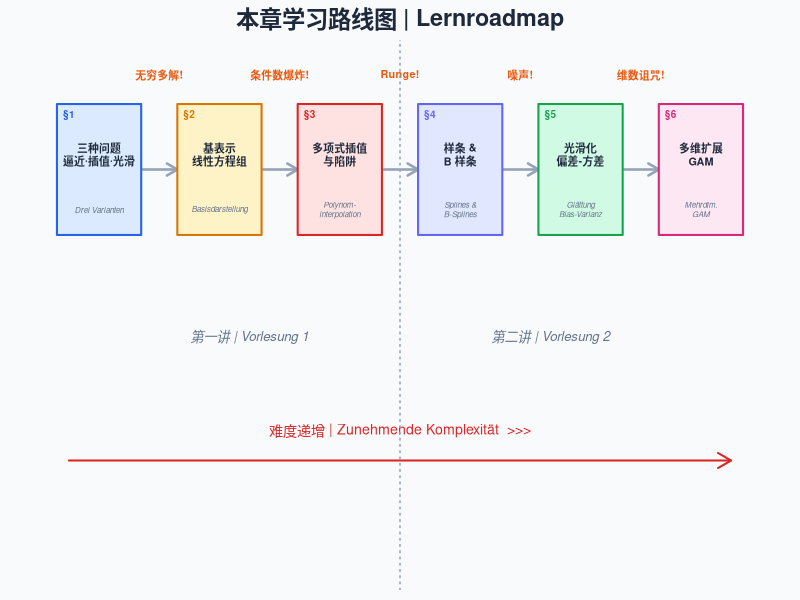
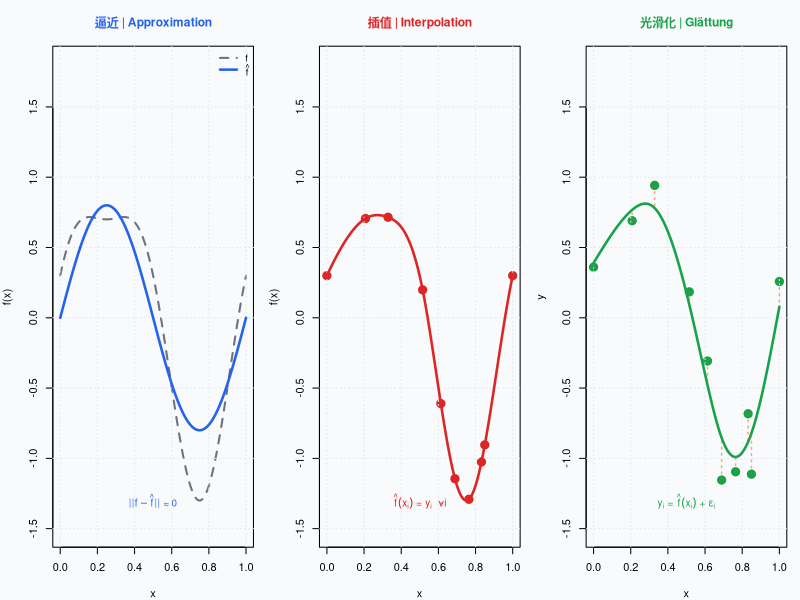
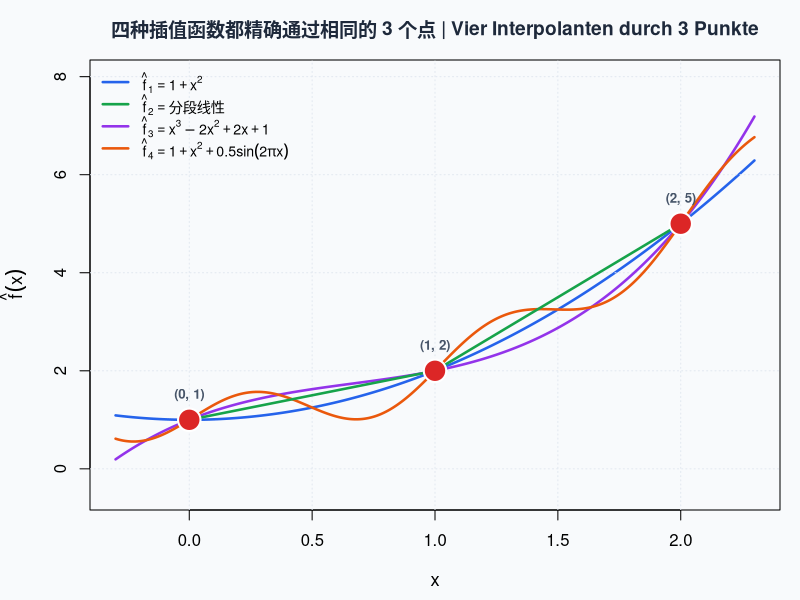
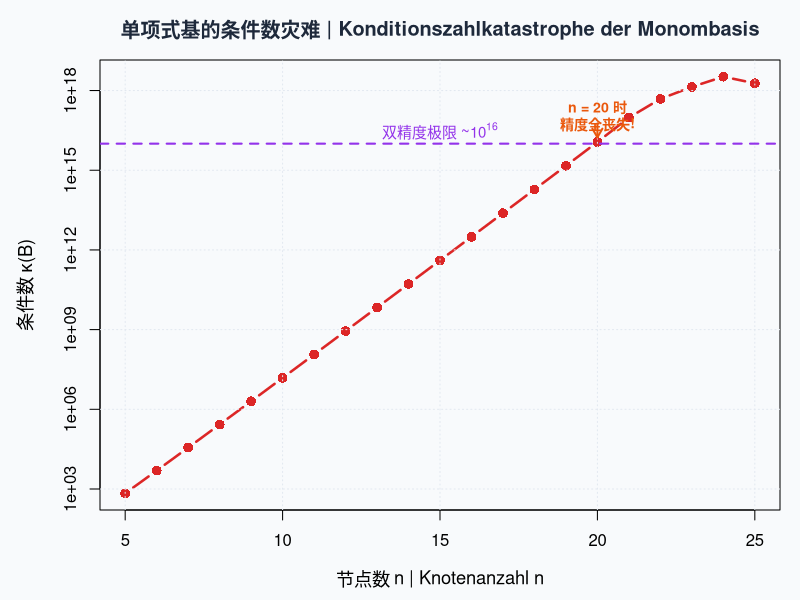
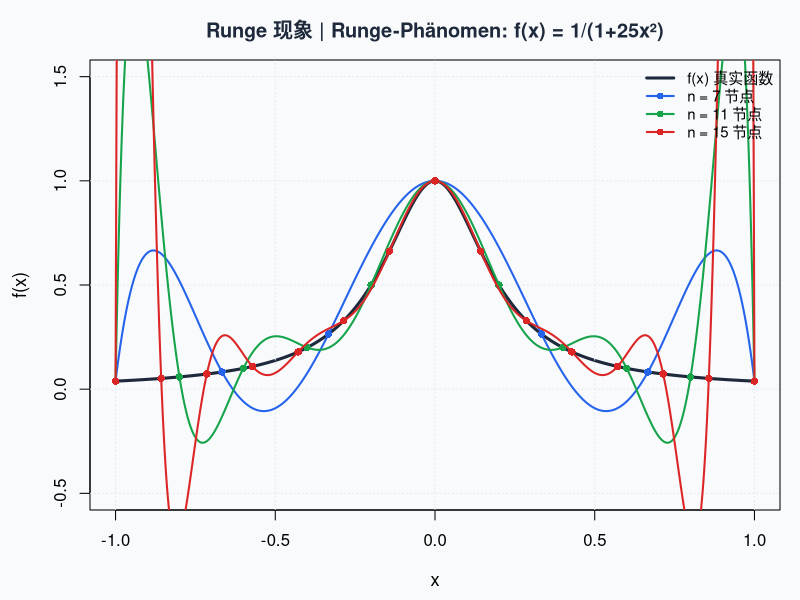
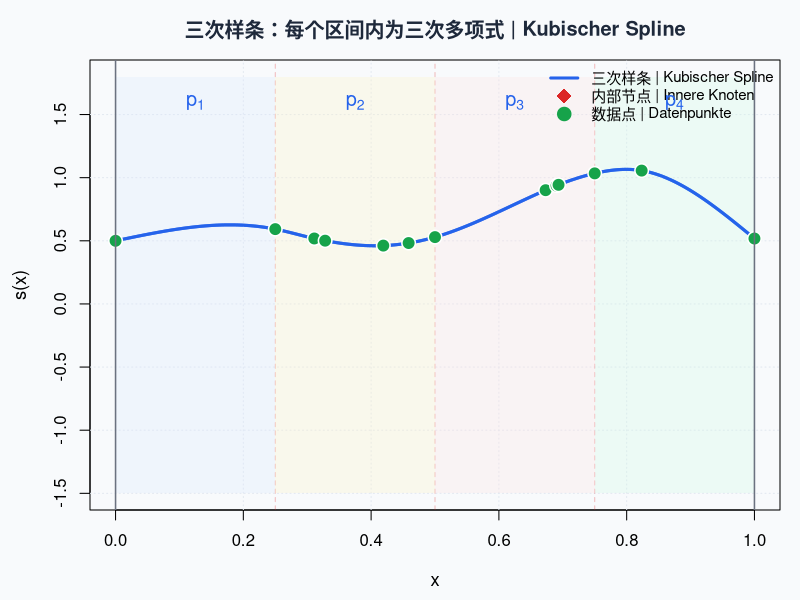
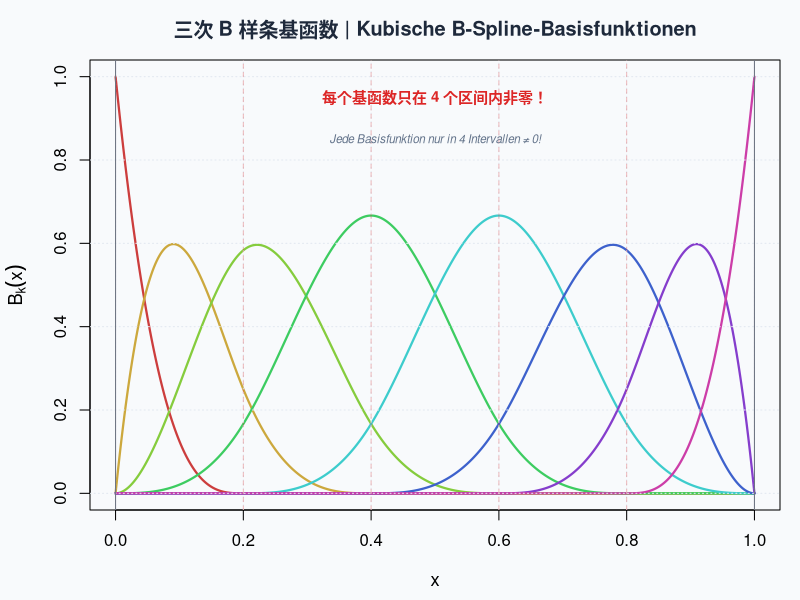
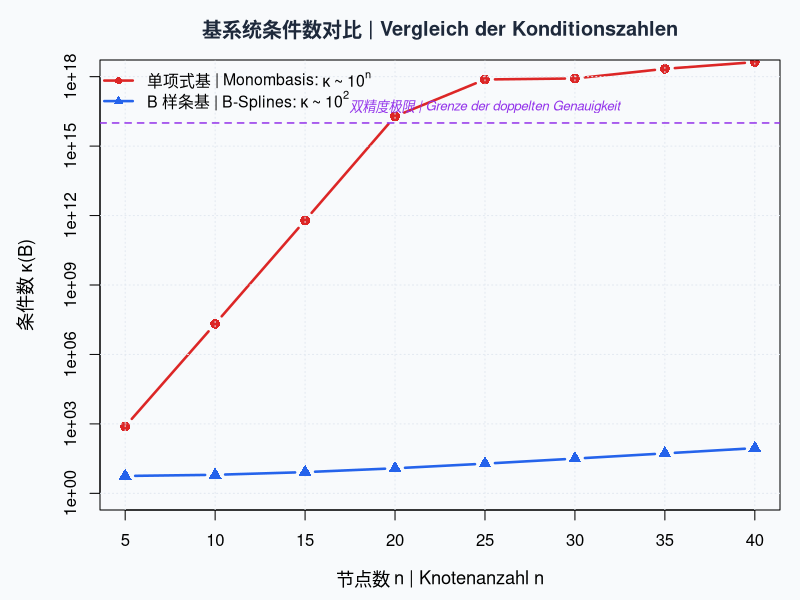

These figures' R source, in order:
## ---- chunk 1
#| label: setup
#| include: false
knitr::opts_chunk$set(
  fig.width = 9, fig.height = 5.5,
  message = FALSE, warning = FALSE,
  dev = "ragg_png", dpi = 150
)

# 全局配色方案 | Globales Farbschema
palette_main <- list(
  blue     = "#2563EB",
  red      = "#DC2626",
  green    = "#16A34A",
  orange   = "#EA580C",
  purple   = "#9333EA",
  pink     = "#DB2777",
  indigo   = "#6366F1",
  gray     = "#6B7280",
  bg_light = "#F8FAFC",
  bg_warn  = "#FEF3C7"
)
## ---- chunk 2
#| label: fig-roadmap
#| fig-cap: "本章学习路线图：从多项式到 GAM | Lernroadmap: Vom Polynom zum GAM"
#| code-fold: true

par(mar = c(0.5, 0.5, 2, 0.5), bg = "#F8FAFC")
plot(NULL, xlim = c(0, 12), ylim = c(0, 7), axes = FALSE, 
     xlab = "", ylab = "", main = "")
title(expression(bold("本章学习路线图 | Lernroadmap")), 
      cex.main = 1.4, col.main = "#1E293B")

# 路径 | Pfad
steps_x <- c(1, 3, 5, 7, 9, 11)
steps_y <- rep(5.5, 6)
arrows(steps_x[-6] + 0.7, steps_y[-6], steps_x[-1] - 0.7, steps_y[-1],
       col = "#94A3B8", lwd = 2.5, length = 0.12)

# 步骤方块 | Schrittboxen
labels_cn <- c("三种问题\n逼近·插值·光滑", "基表示\n线性方程组",
               "多项式插值\n与陷阱", "样条 &\nB 样条",
               "光滑化\n偏差-方差", "多维扩展\nGAM")
labels_de <- c("Drei Varianten", "Basisdarstellung", 
               "Polynom-\ninterpolation", "Splines &\nB-Splines",
               "Glättung\nBias-Varianz", "Mehrdim.\nGAM")
colors <- c("#DBEAFE", "#FEF3C7", "#FEE2E2", "#E0E7FF", "#D1FAE5", "#FCE7F3")
borders <- c("#2563EB", "#D97706", "#DC2626", "#6366F1", "#16A34A", "#DB2777")

for (i in 1:6) {
  rect(steps_x[i] - 0.7, steps_y[i] - 0.9, steps_x[i] + 0.7, steps_y[i] + 0.9,
       col = colors[i], border = borders[i], lwd = 2)
  text(steps_x[i], steps_y[i] + 0.2, labels_cn[i], cex = 0.65, font = 2, col = "#1E293B")
  text(steps_x[i], steps_y[i] - 0.55, labels_de[i], cex = 0.48, col = "#64748B", font = 3)
}

# 难度箭头 | Schwierigkeitspfeil
arrows(0.5, 1.5, 11.5, 1.5, col = "#DC2626", lwd = 2, length = 0.15)
text(6, 1.9, "难度递增 | Zunehmende Komplexität  >>>", cex = 0.85, col = "#DC2626")

# 触发标签 | Auslöser
triggers <- c("", "无穷多解!", "条件数爆炸!", "Runge!", "噪声!", "维数诅咒!")
for (i in 2:6) {
  text(steps_x[i] - 1, steps_y[i] + 1.3, triggers[i],
       cex = 0.65, col = "#EA580C", font = 2)
}

# 编号 | Nummerierung
for (i in 1:6) {
  text(steps_x[i] - 0.5, steps_y[i] + 0.75, paste0("§", i), 
       cex = 0.6, col = borders[i], font = 2)
}

# 讲次分界 | Vorlesungstrennung
abline(v = 6, col = "#94A3B8", lty = 3, lwd = 1.5)
text(3.5, 3.2, "第一讲 | Vorlesung 1", cex = 0.8, col = "#64748B", font = 3)
text(8.5, 3.2, "第二讲 | Vorlesung 2", cex = 0.8, col = "#64748B", font = 3)
## ---- chunk 3
#| label: fig-three-variants
#| fig-cap: "三种变体：逼近关注整体距离，插值要求精确通过每个点，光滑化允许偏差以换取规律性 | Drei Varianten der Funktionsapproximation"
#| fig-height: 4.5

set.seed(42)
x_demo <- sort(c(0, runif(8, 0.1, 0.9), 1))
f_true <- function(x) sin(2 * pi * x) + 0.3 * cos(4 * pi * x)
y_true <- f_true(x_demo)
y_noisy <- y_true + rnorm(10, 0, 0.15)

x_fine <- seq(0, 1, length.out = 300)

par(mfrow = c(1, 3), bg = "#F8FAFC", mar = c(4, 4, 3.5, 1))

# 逼近 | Approximation
plot(x_fine, f_true(x_fine), type = "l", col = "#6B7280", lwd = 2, lty = 2,
     xlab = "x", ylab = "f(x)", main = "逼近 | Approximation",
     cex.main = 1.1, col.main = "#2563EB", ylim = c(-1.5, 1.8))
grid(col = "#E2E8F0")
lines(x_fine, 0.8 * sin(2 * pi * x_fine), col = "#2563EB", lwd = 2.5)
legend("topright", legend = c(expression(f), expression(hat(f))),
       col = c("#6B7280", "#2563EB"), lwd = c(2, 2.5), lty = c(2, 1),
       bty = "n", cex = 0.85)
text(0.5, -1.3, expression(paste("||", f - hat(f), "|| ≈ 0")),
     col = "#2563EB", cex = 0.9, font = 2)

# 插值 | Interpolation
plot(x_demo, y_true, pch = 21, bg = "#DC2626", col = "white", cex = 2.2, lwd = 1.5,
     xlab = "x", ylab = "f(x)", main = "插值 | Interpolation",
     cex.main = 1.1, col.main = "#DC2626", ylim = c(-1.5, 1.8))
grid(col = "#E2E8F0")
sp_interp <- splinefun(x_demo, y_true)
lines(x_fine, sp_interp(x_fine), col = "#DC2626", lwd = 2.5)
text(0.5, -1.3, expression(paste(hat(f)(x[i]), " = ", y[i], "  ∀i")),
     col = "#DC2626", cex = 0.9, font = 2)

# 光滑化 | Glättung
plot(x_demo, y_noisy, pch = 21, bg = "#16A34A", col = "white", cex = 2.2, lwd = 1.5,
     xlab = "x", ylab = "y", main = "光滑化 | Glättung",
     cex.main = 1.1, col.main = "#16A34A", ylim = c(-1.5, 1.8))
grid(col = "#E2E8F0")
sp_smooth <- smooth.spline(x_demo, y_noisy, df = 5)
lines(predict(sp_smooth, x_fine), col = "#16A34A", lwd = 2.5)
for (i in 1:10) {
  segments(x_demo[i], y_noisy[i], x_demo[i], predict(sp_smooth, x_demo[i])$y,
           col = adjustcolor("#EA580C", 0.5), lwd = 1.5, lty = 3)
}
text(0.5, -1.3, expression(paste(y[i], " = ", hat(f)(x[i]), " + ", epsilon[i])),
     col = "#16A34A", cex = 0.9, font = 2)

par(mfrow = c(1, 1))
## ---- chunk 4
#| label: fig-many-solutions
#| fig-cap: "同一组数据点，四种不同的插值函数——哪条才是'正确'的？| Vier verschiedene Interpolationsfunktionen durch dieselben Punkte"
#| fig-height: 5

x_pts <- c(0, 1, 2)
y_pts <- c(1, 2, 5)

f1 <- function(x) 1 + x^2                         # 抛物线
f2 <- function(x) ifelse(x <= 1, x + 1, 3*x - 1)  # 分段线性
f3 <- function(x) x^3 - 2*x^2 + 2*x + 1           # 三次多项式
f4 <- function(x) 1 + x^2 + 0.5*sin(2*pi*x)       # 含正弦项

x_fine <- seq(-0.3, 2.3, length.out = 500)

par(bg = "#F8FAFC", mar = c(4.5, 4.5, 3, 1))
plot(x_fine, f1(x_fine), type = "l", col = "#2563EB", lwd = 2.5,
     xlab = "x", ylab = expression(hat(f)(x)),
     main = "四种插值函数都精确通过相同的 3 个点 | Vier Interpolanten durch 3 Punkte",
     ylim = c(-0.5, 8), cex.lab = 1.1, cex.main = 1.15, col.main = "#1E293B")
grid(col = "#E2E8F0")
lines(x_fine, f3(x_fine), col = "#9333EA", lwd = 2.5)
lines(x_fine, f4(x_fine), col = "#EA580C", lwd = 2.5)

# 分段线性（仅在定义域内画）
x_pw <- seq(0, 2, length.out = 300)
lines(x_pw, f2(x_pw), col = "#16A34A", lwd = 2.5)

# 数据点
points(x_pts, y_pts, pch = 21, bg = "#DC2626", col = "white", cex = 3, lwd = 2)

# 验证标注
for (i in 1:3) {
  text(x_pts[i], y_pts[i] + 0.5,
       paste0("(", x_pts[i], ", ", y_pts[i], ")"),
       cex = 0.8, col = "#475569", font = 2)
}

legend("topleft",
       legend = c(expression(hat(f)[1] == 1 + x^2),
                  expression(hat(f)[2] == "分段线性"),
                  expression(hat(f)[3] == x^3 - 2*x^2 + 2*x + 1),
                  expression(hat(f)[4] == 1 + x^2 + 0.5*sin(2*pi*x))),
       col = c("#2563EB", "#16A34A", "#9333EA", "#EA580C"),
       lwd = 2.5, bty = "n", cex = 0.85)
## ---- chunk 5
#| label: verify-solutions
#| code-fold: false

# 验证：所有函数在三个点处的值 | Verifikation
cat("验证所有函数在数据点处的值 | Verifikation der Funktionswerte:\n\n")
for (x_val in x_pts) {
  cat(sprintf("x = %d:  f1 = %.0f,  f2 = %.0f,  f3 = %.0f,  f4 = %.1f\n",
              x_val, f1(x_val), f2(x_val), f3(x_val), f4(x_val)))
}
cat("\n所有函数都精确通过数据点！但它们在数据点之外的行为截然不同。\n")
cat("Alle Funktionen interpolieren exakt! Aber ihr Verhalten zwischen den Punkten ist völlig verschieden.\n")
## ---- chunk 6
#| label: basis-example
#| code-fold: false

# 3 个数据点 | 3 Datenpunkte
x_pts <- c(0, 1, 2)
y_pts <- c(1, 2, 5)

# 构建单项式基矩阵 | Monombasismatrix aufbauen
# phi_k(x) = x^{k-1}，即列分别为 1, x, x^2
B <- outer(x_pts, 0:2, "^")
colnames(B) <- c("1", "x", "x²")
rownames(B) <- paste0("x=", x_pts)

cat("基矩阵 B | Basismatrix B:\n")
print(B)
cat("\n右端向量 y | Rechte Seite y:", y_pts, "\n")

# 解方程 Ba = y | Gleichungssystem lösen
a <- solve(B, y_pts)
cat("\n系数向量 a | Koeffizientenvektor a:\n")
cat("  a1 (常数项)  =", a[1], "\n")
cat("  a2 (x 的系数) =", a[2], "\n")
cat("  a3 (x² 的系数) =", a[3], "\n")
cat("\n插值多项式：f(x) =", a[1], "+", a[2], "x +", a[3], "x²\n")

# 验证 | Verifikation
cat("\n验证 | Verifikation:\n")
for (i in 1:3) {
  val <- a[1] + a[2]*x_pts[i] + a[3]*x_pts[i]^2
  cat(sprintf("  f(%d) = %.0f  ✓\n", x_pts[i], val))
}
## ---- chunk 7
#| label: fig-condition-number
#| fig-cap: "单项式基矩阵的条件数随节点数指数增长——在 n ≈ 20 时已达双精度浮点极限！| Konditionszahl der Vandermonde-Matrix wächst exponentiell"
#| fig-height: 5

n_vals <- 5:25
cond_vals <- numeric(length(n_vals))

for (i in seq_along(n_vals)) {
  nn <- n_vals[i]
  x_eq <- seq(0, 1, length.out = nn)
  B_vdm <- outer(x_eq, 0:(nn - 1), "^")  # Vandermonde 矩阵
  cond_vals[i] <- kappa(B_vdm, exact = TRUE)
}

par(bg = "#F8FAFC", mar = c(4.5, 5, 3, 1))
plot(n_vals, cond_vals, type = "b", pch = 16, col = "#DC2626", lwd = 2.5, cex = 1.3,
     xlab = "节点数 n | Knotenanzahl n", ylab = expression(paste("条件数 ", kappa, "(B)")),
     main = "单项式基的条件数灾难 | Konditionszahlkatastrophe der Monombasis",
     log = "y", cex.lab = 1.1, cex.main = 1.2, col.main = "#1E293B")
grid(col = "#E2E8F0")

# 双精度极限 | Doppelte Genauigkeitsgrenze
abline(h = 1e16, col = "#9333EA", lty = 2, lwd = 2)
text(15, 3e16, expression(paste("双精度极限 ~", 10^{16})), 
     col = "#9333EA", cex = 0.9, font = 2)

# 标注关键点
arrows(20, cond_vals[16] * 5, 20, cond_vals[16] * 1.5,
       col = "#EA580C", lwd = 2, length = 0.1)
text(20, cond_vals[16] * 10, "n = 20 时\n精度全丧失!", 
     col = "#EA580C", cex = 0.85, font = 2)
## ---- chunk 8
#| label: condition-table
#| code-fold: false

# 条件数对照表 | Konditionszahltabelle
cat("条件数对照表 | Konditionszahltabelle:\n\n")
key_n <- c(5, 10, 15, 20)
for (nn in key_n) {
  x_eq <- seq(0, 1, length.out = nn)
  B <- outer(x_eq, 0:(nn-1), "^")
  k <- kappa(B, exact = TRUE)
  digits_lost <- floor(log10(k))
  cat(sprintf("  n = %2d:  κ(B) ≈ 10^%-3d → 损失约 %d 位有效数字\n",
              nn, digits_lost, digits_lost))
}
cat("\n双精度浮点约有 16 位有效数字。n ≥ 20 时几乎丧失全部精度！\n")
cat("Doppelte Genauigkeit: ~16 Dezimalstellen. Ab n ≥ 20 geht fast alle Genauigkeit verloren!\n")
## ---- chunk 9
#| label: fig-runge
#| fig-cap: "Runge 现象：等距节点多项式插值在边缘处剧烈振荡——节点越多越糟！| Runge-Phänomen: Polynominterpolation mit äquidistanten Knoten divergiert an den Rändern"
#| fig-height: 6

runge <- function(x) 1 / (1 + 25 * x^2)
x_fine <- seq(-1, 1, length.out = 1000)

par(bg = "#F8FAFC", mar = c(4.5, 4.5, 3, 1))
plot(x_fine, runge(x_fine), type = "l", col = "#1E293B", lwd = 3,
     xlab = "x", ylab = "f(x)",
     main = "Runge 现象 | Runge-Phänomen: f(x) = 1/(1+25x²)",
     ylim = c(-0.5, 1.5), cex.lab = 1.1, cex.main = 1.2, col.main = "#1E293B")
grid(col = "#E2E8F0")

colors_runge <- c("#2563EB", "#16A34A", "#DC2626")
n_nodes <- c(7, 11, 15)

for (j in seq_along(n_nodes)) {
  nn <- n_nodes[j]
  x_nodes <- seq(-1, 1, length.out = nn)
  y_nodes <- runge(x_nodes)
  
  # 用正交多项式避免条件数问题——纯展示 Runge 现象
  fit <- lm(y_nodes ~ poly(x_nodes, nn - 1, raw = FALSE))
  
  # 在细网格上用 Lagrange 插值（数值更直接）
  # 这里用 R 自带的 approxfun + polyroot 会比较复杂，改用 splinefun with method="fmm"
  # 实际上为了展示 Runge 现象，用最简单的方式
  poly_interp <- function(x_eval, x_data, y_data) {
    n <- length(x_data)
    result <- numeric(length(x_eval))
    for (i in seq_along(x_eval)) {
      val <- 0
      for (k in 1:n) {
        Lk <- prod((x_eval[i] - x_data[-k]) / (x_data[k] - x_data[-k]))
        val <- val + y_data[k] * Lk
      }
      result[i] <- val
    }
    result
  }
  
  y_interp <- poly_interp(x_fine, x_nodes, y_nodes)
  lines(x_fine, y_interp, col = colors_runge[j], lwd = 2)
  points(x_nodes, y_nodes, pch = 16, col = colors_runge[j], cex = 1)
}

legend("topright",
       legend = c("f(x) 真实函数",
                  paste0("n = ", n_nodes, " 节点")),
       col = c("#1E293B", colors_runge),
       lwd = c(3, 2, 2, 2), pch = c(NA, 16, 16, 16), bty = "n", cex = 0.9)
## ---- chunk 10
#| label: fig-spline-idea
#| fig-cap: "样条的核心思想：在每个区间内用低次多项式，在节点处光滑拼接 | Kernidee der Splines: Niedriggradige Polynome, glatt verbunden"
#| fig-height: 5

set.seed(2024)
x_knots <- c(0, 0.25, 0.5, 0.75, 1)
x_data <- sort(c(x_knots, runif(8, 0.02, 0.98)))
y_data <- sin(3 * x_data) + 0.5 * cos(7 * x_data)

x_fine <- seq(0, 1, length.out = 500)
sp_fit <- splinefun(x_data, y_data, method = "natural")

par(bg = "#F8FAFC", mar = c(4.5, 4.5, 3, 1))
plot(x_fine, sp_fit(x_fine), type = "l", col = "#2563EB", lwd = 3,
     xlab = "x", ylab = "s(x)", ylim = c(-1.5, 1.8),
     main = "三次样条：每个区间内为三次多项式 | Kubischer Spline",
     cex.lab = 1.1, cex.main = 1.2, col.main = "#1E293B")
grid(col = "#E2E8F0")

# 标记内部节点 | Innere Knoten markieren
for (xk in x_knots[2:4]) {
  abline(v = xk, col = adjustcolor("#DC2626", 0.3), lty = 2)
  points(xk, sp_fit(xk), pch = 18, col = "#DC2626", cex = 2)
}

# 不同区间着色 | Intervalle einfärben
interval_cols <- c(adjustcolor("#DBEAFE", 0.3), adjustcolor("#FEF3C7", 0.3),
                   adjustcolor("#FEE2E2", 0.3), adjustcolor("#D1FAE5", 0.3))
for (i in 1:4) {
  rect(x_knots[i], -1.5, x_knots[i+1], 1.8, col = interval_cols[i], border = NA)
}
# 重画曲线
lines(x_fine, sp_fit(x_fine), col = "#2563EB", lwd = 3)

points(x_data, y_data, pch = 21, bg = "#16A34A", col = "white", cex = 1.8, lwd = 1.5)
abline(v = x_knots[c(1,5)], col = "#6B7280", lty = 1, lwd = 1.5)

legend("topright",
       legend = c("三次样条 | Kubischer Spline", "内部节点 | Innere Knoten",
                  "数据点 | Datenpunkte"),
       col = c("#2563EB", "#DC2626", "#16A34A"),
       lwd = c(3, NA, NA), pch = c(NA, 18, 21),
       pt.bg = c(NA, NA, "#16A34A"), pt.cex = c(NA, 2, 1.8),
       bty = "n", cex = 0.9)

# 区间标签
text(0.125, 1.6, expression(p[1]), col = "#2563EB", cex = 1.2, font = 2)
text(0.375, 1.6, expression(p[2]), col = "#2563EB", cex = 1.2, font = 2)
text(0.625, 1.6, expression(p[3]), col = "#2563EB", cex = 1.2, font = 2)
text(0.875, 1.6, expression(p[4]), col = "#2563EB", cex = 1.2, font = 2)
## ---- chunk 11
#| label: dof-examples
#| code-fold: false

# 自由度计算示例 | Freiheitsgradbeispiele
cat("自由度计算 | Freiheitsgradberechnung:\n\n")
cases <- data.frame(
  q = c(1, 2, 3, 3, 3),
  m = c(4, 4, 4, 10, 50),
  name = c("线性样条", "二次样条", "三次样条", "三次样条", "三次样条")
)
for (i in 1:nrow(cases)) {
  q <- cases$q[i]; m <- cases$m[i]
  cat(sprintf("  %s (q=%d, m=%d 个区间): 自由度 = %d + %d = %d\n",
              cases$name[i], q, m, m, q, m + q))
}
## ---- chunk 12
#| label: fig-bspline-basis
#| fig-cap: "三次 B 样条基函数：每个基函数只在局部非零（4 个相邻区间）| Kubische B-Spline-Basisfunktionen: jede nur lokal von null verschieden"
#| fig-height: 5

library(splines)

x_fine <- seq(0, 1, length.out = 500)
knots_inner <- c(0.2, 0.4, 0.6, 0.8)

B_mat <- bs(x_fine, knots = knots_inner, degree = 3, intercept = TRUE)

par(bg = "#F8FAFC", mar = c(4.5, 4.5, 3, 1))
matplot(x_fine, B_mat, type = "l", lwd = 2.2, lty = 1,
        xlab = "x", ylab = expression(B[k](x)),
        main = "三次 B 样条基函数 | Kubische B-Spline-Basisfunktionen",
        cex.lab = 1.1, cex.main = 1.2, col.main = "#1E293B",
        col = rainbow(ncol(B_mat), s = 0.7, v = 0.8))
grid(col = "#E2E8F0")

# 标记节点
for (xk in knots_inner) {
  abline(v = xk, col = adjustcolor("#DC2626", 0.3), lty = 2)
}
abline(v = c(0, 1), col = "#6B7280", lty = 1, lwd = 1)

text(0.5, 0.95, "每个基函数只在 4 个区间内非零！",
     col = "#DC2626", cex = 0.9, font = 2)
text(0.5, 0.85, "Jede Basisfunktion nur in 4 Intervallen ≠ 0!",
     col = "#64748B", cex = 0.7, font = 3)
## ---- chunk 13
#| label: fig-condition-comparison
#| fig-cap: "条件数对比：B 样条优于单项式基 14 个数量级！| Konditionszahl: B-Splines 14 Größenordnungen besser!"
#| fig-height: 5

n_vals <- seq(5, 40, by = 5)
cond_mono <- numeric(length(n_vals))
cond_bspl <- numeric(length(n_vals))

for (i in seq_along(n_vals)) {
  nn <- n_vals[i]
  x_eq <- seq(0, 1, length.out = nn)
  
  # 单项式基 | Monombasis
  B_mono <- outer(x_eq, 0:(nn-1), "^")
  cond_mono[i] <- kappa(B_mono)
  
  # B 样条基（三次）| B-Spline-Basis (kubisch)
  if (nn > 4) {
    B_bspl <- bs(x_eq, df = min(nn, nn - 1), degree = 3, intercept = TRUE)
    cond_bspl[i] <- kappa(B_bspl)
  } else {
    cond_bspl[i] <- NA
  }
}

par(bg = "#F8FAFC", mar = c(4.5, 5, 3, 1))
plot(n_vals, cond_mono, type = "b", pch = 16, col = "#DC2626", lwd = 2.5, cex = 1.3,
     xlab = "节点数 n | Knotenanzahl n",
     ylab = expression(paste("条件数 ", kappa, "(B)")),
     main = "基系统条件数对比 | Vergleich der Konditionszahlen",
     log = "y", ylim = c(1, 1e18),
     cex.lab = 1.1, cex.main = 1.2, col.main = "#1E293B")
grid(col = "#E2E8F0")
lines(n_vals, cond_bspl, type = "b", pch = 17, col = "#2563EB", lwd = 2.5, cex = 1.3)

abline(h = 1e16, col = "#9333EA", lty = 2, lwd = 1.5)
text(25, 5e16, "双精度极限 | Grenze der doppelten Genauigkeit", 
     col = "#9333EA", cex = 0.8, font = 3)

legend("topleft",
       legend = c(expression(paste("单项式基 | Monombasis: ", kappa, " ~ ", 10^{n})),
                  expression(paste("B 样条基 | B-Splines: ", kappa, " ~ ", 10^{2}))),
       col = c("#DC2626", "#2563EB"), pch = c(16, 17), lwd = 2.5,
       bty = "n", cex = 0.95)
## ---- chunk 14
#| label: fig-min-curvature
#| fig-cap: "最小曲率性：自然三次样条（蓝）比抛物线（红）弯曲更小 | Minimale Krümmung: Spline (blau) krümmt sich weniger als die Parabel (rot)"
#| fig-height: 5

x_pts <- c(0, 1, 2)
y_pts <- c(0, 1, 0)

# 抛物线插值 | Parabel-Interpolation
parabola <- function(x) -(x - 1)^2 + 1

# 自然三次样条 | Natürlicher kubischer Spline
sp_nat <- splinefun(x_pts, y_pts, method = "natural")

x_fine <- seq(0, 2, length.out = 500)

par(bg = "#F8FAFC", mar = c(4.5, 4.5, 3, 1))
plot(x_fine, sp_nat(x_fine), type = "l", col = "#2563EB", lwd = 3,
     xlab = "x", ylab = "f(x)",
     main = "最小曲率性 | Minimale Krümmung",
     ylim = c(-0.3, 1.3), cex.lab = 1.1, cex.main = 1.2, col.main = "#1E293B")
grid(col = "#E2E8F0")
lines(x_fine, parabola(x_fine), col = "#DC2626", lwd = 2.5, lty = 2)
points(x_pts, y_pts, pch = 21, bg = "#1E293B", col = "white", cex = 2.5, lwd = 2)

# 计算曲率 | Krümmung berechnen
curvature_spline <- integrate(function(x) sp_nat(x, deriv = 2)^2, 0, 2)$value
curvature_parabola <- integrate(function(x) (-2)^2 + 0*x, 0, 2)$value

legend("topright",
       legend = c(
         bquote("自然三次样条: " ~ integral("|s''|"^2) == .(round(curvature_spline, 2))),
         bquote("抛物线: " ~ integral("|p''|"^2) == .(round(curvature_parabola, 2)))
       ),
       col = c("#2563EB", "#DC2626"), lwd = c(3, 2.5), lty = c(1, 2),
       bty = "n", cex = 0.9)
## ---- chunk 15
#| label: fig-approximation-error
#| fig-cap: "逼近误差验证：h 减半 → 误差缩小约 16 倍，与 O(h⁴) 理论预测一致 | Verifikation: h halbiert → Fehler ÷ 16, konsistent mit O(h⁴)"
#| fig-height: 5

f_test <- function(x) sin(2 * pi * x)
f_test_d4 <- (2 * pi)^4  # |f''''| 的最大值

n_nodes_vec <- c(5, 9, 17, 33, 65)
h_vec <- 1 / (n_nodes_vec - 1)
error_actual <- numeric(length(n_nodes_vec))
error_bound <- numeric(length(n_nodes_vec))

x_eval <- seq(0, 1, length.out = 2000)

for (i in seq_along(n_nodes_vec)) {
  nn <- n_nodes_vec[i]
  x_nodes <- seq(0, 1, length.out = nn)
  y_nodes <- f_test(x_nodes)
  sp <- splinefun(x_nodes, y_nodes, method = "natural")
  
  error_actual[i] <- max(abs(sp(x_eval) - f_test(x_eval)))
  error_bound[i] <- (5/384) * h_vec[i]^4 * f_test_d4
}

par(bg = "#F8FAFC", mar = c(4.5, 5, 3, 1))
plot(h_vec, error_actual, type = "b", pch = 16, col = "#2563EB", lwd = 2.5, cex = 1.5,
     xlab = "网格步长 h | Gitterschrittweite h",
     ylab = "最大误差 | Maximaler Fehler",
     main = expression(paste("逼近误差 = O(", h^4, ") 的验证 | Verifikation")),
     log = "xy", cex.lab = 1.1, cex.main = 1.2, col.main = "#1E293B")
grid(col = "#E2E8F0")
lines(h_vec, error_bound, type = "b", pch = 17, col = "#DC2626", lwd = 2, lty = 2, cex = 1.3)

# 参考斜率 h^4
h_ref <- seq(min(h_vec), max(h_vec), length.out = 50)
lines(h_ref, 500 * h_ref^4, col = "#16A34A", lwd = 2, lty = 3)

legend("topleft",
       legend = c("实际误差 | Tatsächlicher Fehler",
                  expression(paste("理论上界 (C = ", frac(5, 384), ")")),
                  expression(paste("参考斜率 ", h^4))),
       col = c("#2563EB", "#DC2626", "#16A34A"),
       pch = c(16, 17, NA), lwd = c(2.5, 2, 2), lty = c(1, 2, 3),
       bty = "n", cex = 0.9)

cat("逼近误差验证 | Verifikation des Approximationsfehlers:\n\n")
cat("f(x) = sin(2πx),  max|f''''| = (2π)^4 ≈", round(f_test_d4, 0), "\n\n")
for (i in seq_along(n_nodes_vec)) {
  cat(sprintf("  n = %2d,  h = %.4f:  实际误差 = %.2e,  理论上界 = %.2e",
              n_nodes_vec[i], h_vec[i], error_actual[i], error_bound[i]))
  if (i > 1) {
    cat(sprintf(",  误差缩小 %.1f 倍", error_actual[i-1] / error_actual[i]))
  }
  cat("\n")
}
## ---- chunk 16
#| label: fig-interp-vs-smooth
#| fig-cap: "插值（K=n）拟合了噪声——光滑化（K<n）更接近真实函数 | Interpolation passt Rauschen an — Glättung approximiert die wahre Funktion besser"
#| fig-height: 5

set.seed(42)
n <- 20
x_data <- sort(runif(n, 0, 1))
f_true <- function(x) sin(3 * x)
y_data <- f_true(x_data) + rnorm(n, 0, 0.3)

x_fine <- seq(0, 1, length.out = 500)

par(bg = "#F8FAFC", mar = c(4.5, 4.5, 3, 1))
plot(x_data, y_data, pch = 21, bg = "#6B7280", col = "white", cex = 1.8, lwd = 1.5,
     xlab = "x", ylab = "y",
     main = "插值 vs. 光滑化 | Interpolation vs. Glättung",
     ylim = c(-2, 2.5), cex.lab = 1.1, cex.main = 1.2, col.main = "#1E293B")
grid(col = "#E2E8F0")

# 真实函数 | Wahre Funktion
lines(x_fine, f_true(x_fine), col = "#1E293B", lwd = 2.5, lty = 1)

# 插值 (K = n) | Interpolation
sp_interp <- splinefun(x_data, y_data)
lines(x_fine, sp_interp(x_fine), col = "#DC2626", lwd = 2, lty = 2)

# 光滑化 (K << n) | Glättung
sp_smooth <- smooth.spline(x_data, y_data, df = 5)
lines(predict(sp_smooth, x_fine), col = "#2563EB", lwd = 2.5)

legend("topright",
       legend = c("真实函数 f(x) | Wahre Funktion",
                  "插值 (K = n): 拟合噪声！",
                  "光滑化 (K = 5): 更接近 f"),
       col = c("#1E293B", "#DC2626", "#2563EB"),
       lwd = c(2.5, 2, 2.5), lty = c(1, 2, 1), bty = "n", cex = 0.9)
## ---- chunk 17
#| label: fig-bias-variance
#| fig-cap: "偏差-方差权衡：K 太小 → 偏差大（欠拟合），K 太大 → 方差大（过拟合）| Bias-Varianz-Tradeoff: K zu klein → Underfitting, K zu groß → Overfitting"
#| fig-height: 5.5

set.seed(42)
n_bv <- 100
x_bv <- sort(runif(n_bv, 0, 2*pi))
f_true_bv <- function(x) sin(x) + 0.3 * sin(3*x)
sigma_bv <- 0.3

K_vals <- c(3, 5, 8, 12, 20, 35, 50)
n_sim <- 200

bias_sq <- numeric(length(K_vals))
variance <- numeric(length(K_vals))

x_eval_bv <- seq(0.1, 2*pi - 0.1, length.out = 50)

for (ki in seq_along(K_vals)) {
  K <- K_vals[ki]
  preds <- matrix(NA, n_sim, length(x_eval_bv))
  
  for (sim in 1:n_sim) {
    y_sim <- f_true_bv(x_bv) + rnorm(n_bv, 0, sigma_bv)
    fit <- tryCatch(
      smooth.spline(x_bv, y_sim, df = K),
      error = function(e) NULL
    )
    if (!is.null(fit)) {
      preds[sim, ] <- predict(fit, x_eval_bv)$y
    }
  }
  
  valid_rows <- complete.cases(preds)
  if (sum(valid_rows) > 10) {
    preds_valid <- preds[valid_rows, ]
    mean_pred <- colMeans(preds_valid)
    true_vals <- f_true_bv(x_eval_bv)
    bias_sq[ki] <- mean((mean_pred - true_vals)^2)
    variance[ki] <- mean(apply(preds_valid, 2, var))
  }
}

mse_total <- bias_sq + variance

par(bg = "#F8FAFC", mar = c(4.5, 4.5, 3, 1))
plot(K_vals, mse_total, type = "b", pch = 16, col = "#1E293B", lwd = 3, cex = 1.5,
     xlab = "基函数个数 K | Anzahl Basisfunktionen K",
     ylab = "误差 | Fehler",
     main = "偏差-方差权衡 | Bias-Varianz-Tradeoff",
     ylim = c(0, max(mse_total) * 1.1),
     cex.lab = 1.1, cex.main = 1.2, col.main = "#1E293B")
grid(col = "#E2E8F0")
lines(K_vals, bias_sq, type = "b", pch = 17, col = "#2563EB", lwd = 2, cex = 1.2)
lines(K_vals, variance, type = "b", pch = 18, col = "#DC2626", lwd = 2, cex = 1.2)

# 最优点
k_opt <- K_vals[which.min(mse_total)]
points(k_opt, min(mse_total), pch = 23, bg = "#16A34A", col = "white", cex = 3, lwd = 2)

legend("topright",
       legend = c("MSE = Bias² + Var",
                  expression(paste("Bias² = O(", K^{-8}, ")")),
                  expression(paste("Var = O(K/n)")),
                  paste0("最优 K* = ", k_opt)),
       col = c("#1E293B", "#2563EB", "#DC2626", "#16A34A"),
       pch = c(16, 17, 18, 23), pt.bg = c(NA, NA, NA, "#16A34A"),
       lwd = c(3, 2, 2, NA), bty = "n", cex = 0.9)
## ---- chunk 18
#| label: fig-underfit-optimal-overfit
#| fig-cap: "三种拟合效果：欠拟合（K 太小）、最优（K 合适）、过拟合（K 太大）| Underfitting, Optimal, Overfitting"
#| fig-height: 4.5

set.seed(42)
y_demo <- f_true_bv(x_bv) + rnorm(n_bv, 0, sigma_bv)
x_fine_bv <- seq(0, 2*pi, length.out = 500)

K_show <- c(3, 10, 50)
titles <- c("欠拟合 K=3 | Underfitting", "最优 K=10 | Optimal", "过拟合 K=50 | Overfitting")
cols <- c("#2563EB", "#16A34A", "#DC2626")

par(mfrow = c(1, 3), bg = "#F8FAFC", mar = c(4, 4, 3.5, 1))
for (j in 1:3) {
  plot(x_bv, y_demo, pch = 16, col = adjustcolor("#6B7280", 0.4), cex = 1,
       xlab = "x", ylab = "y", main = titles[j],
       ylim = c(-2, 2), cex.main = 0.95, col.main = cols[j])
  grid(col = "#E2E8F0")
  lines(x_fine_bv, f_true_bv(x_fine_bv), col = "#1E293B", lwd = 2, lty = 2)
  
  fit_j <- smooth.spline(x_bv, y_demo, df = K_show[j])
  lines(predict(fit_j, x_fine_bv), col = cols[j], lwd = 2.5)
}
par(mfrow = c(1, 1))
## ---- chunk 19
#| label: fig-gcv
#| fig-cap: "GCV 准则帮助我们自动选择合适的 K | GCV-Kriterium wählt automatisch das passende K"
#| fig-height: 5

K_search <- 3:40
gcv_vals <- numeric(length(K_search))

for (ki in seq_along(K_search)) {
  fit_k <- smooth.spline(x_bv, y_demo, df = K_search[ki])
  resid_k <- y_demo - predict(fit_k, x_bv)$y
  rss_k <- sum(resid_k^2)
  gcv_vals[ki] <- (rss_k / n_bv) / (1 - K_search[ki] / n_bv)^2
}

par(bg = "#F8FAFC", mar = c(4.5, 4.5, 3, 1))
plot(K_search, gcv_vals, type = "b", pch = 16, col = "#2563EB", lwd = 2,
     xlab = "基函数个数 K | Anzahl Basisfunktionen K",
     ylab = "GCV 分数 | GCV-Score",
     main = "用 GCV 选择 K | K-Wahl mittels GCV",
     cex.lab = 1.1, cex.main = 1.2, col.main = "#1E293B")
grid(col = "#E2E8F0")

k_gcv_opt <- K_search[which.min(gcv_vals)]
points(k_gcv_opt, min(gcv_vals), pch = 23, bg = "#DC2626", col = "white", cex = 3, lwd = 2)
text(k_gcv_opt + 2, min(gcv_vals), paste0("GCV 最优 K = ", k_gcv_opt),
     col = "#DC2626", font = 2, cex = 1)
## ---- chunk 20
#| label: fig-curse
#| fig-cap: "维数诅咒：参数数量随维度指数增长 | Fluch der Dimensionalität: Parameterzahl wächst exponentiell"
#| fig-height: 5

K <- 10
p_vals <- 1:10
params <- K^p_vals
memory_bytes <- params * 8  # double 类型每个 8 字节

par(bg = "#F8FAFC", mar = c(4.5, 5, 3, 1))
plot(p_vals, params, type = "b", pch = 16, col = "#DC2626", lwd = 2.5, cex = 1.5,
     xlab = "维度 p | Dimension p",
     ylab = expression(paste("参数数量 ", K^p)),
     main = "维数诅咒：参数爆炸 | Fluch der Dimensionalität",
     log = "y", cex.lab = 1.1, cex.main = 1.2, col.main = "#1E293B",
     yaxt = "n")
grid(col = "#E2E8F0")
axis(2, at = 10^(1:10), labels = paste0("10^", 1:10), las = 1, cex.axis = 0.8)

# 标注内存
mem_labels <- c("80 B", "800 B", "80 KB", "8 MB", "800 MB", "80 GB", "8 TB", "800 TB", "80 PB", "8 EB")
for (i in c(1, 2, 5, 7, 10)) {
  text(p_vals[i] + 0.3, params[i], mem_labels[i], col = "#EA580C", cex = 0.7, pos = 4, font = 2)
}

# p=10 时标注
arrows(10, params[10] * 0.3, 10, params[10] * 0.05, col = "#9333EA", lwd = 2, length = 0.1)
text(10, params[10] * 0.5, "p = 10:\n10^10 个参数!", col = "#9333EA", cex = 0.85, font = 2)
## ---- chunk 21
#| label: convergence-curse
#| code-fold: false

cat("MSE 收敛速率随维度的变化 | MSE-Konvergenzrate vs. Dimension:\n\n")
for (p in c(1, 2, 5, 10, 20)) {
  rate <- -8 / (8 + p)
  # 要让 MSE < 0.01 需要多少样本？
  n_needed <- ceiling(0.01^(1/rate))
  cat(sprintf("  p = %2d:  MSE = O(n^{%.2f})  →  MSE < 0.01 需约 n ≈ 10^%.0f 个样本\n",
              p, rate, log10(n_needed)))
}
## ---- chunk 22
#| label: fig-gam-vs-tensor
#| fig-cap: "GAM 的参数数量仅线性增长，而张量积指数增长 | GAM: lineare vs. exponentielle Parameterzahl"
#| fig-height: 5

K <- 10
p_vals <- 1:10
params_tensor <- K^p_vals
params_gam <- p_vals * K

par(bg = "#F8FAFC", mar = c(4.5, 5, 3, 1))
plot(p_vals, params_tensor, type = "b", pch = 16, col = "#DC2626", lwd = 2.5, cex = 1.3,
     xlab = "维度 p | Dimension p",
     ylab = "参数数量 | Parameterzahl",
     main = "张量积 vs. GAM 参数数量 | Tensorprodukt vs. GAM",
     log = "y", cex.lab = 1.1, cex.main = 1.2, col.main = "#1E293B")
grid(col = "#E2E8F0")
lines(p_vals, params_gam, type = "b", pch = 17, col = "#16A34A", lwd = 2.5, cex = 1.3)

legend("topleft",
       legend = c(expression(paste("张量积: ", K^p, " (指数增长)")),
                  expression(paste("GAM: pK (线性增长)"))),
       col = c("#DC2626", "#16A34A"), pch = c(16, 17), lwd = 2.5, bty = "n", cex = 0.95)
## ---- chunk 23
#| label: gam-demo
#| code-fold: false

library(mgcv)

# 模拟数据 | Simulierte Daten
set.seed(42)
n_gam <- 500
x1 <- runif(n_gam, 0, 2*pi)
x2 <- runif(n_gam, 0, 2*pi)
x3 <- runif(n_gam, 0, 2*pi)
y_gam <- sin(x1) + 0.5 * cos(x2) - 0.3 * x3 + rnorm(n_gam, 0, 0.5)

# 拟合 GAM | GAM anpassen
gam_fit <- gam(y_gam ~ s(x1) + s(x2) + s(x3))

cat("GAM 拟合结果 | GAM-Ergebnisse:\n")
summary(gam_fit)
## ---- chunk 24
#| label: fig-gam-effects
#| fig-cap: "GAM 的每个变量效应可以单独可视化——高度可解释 | Jeder Variableneffekt kann einzeln visualisiert werden — hochgradig interpretierbar"
#| fig-height: 4

par(mfrow = c(1, 3), bg = "#F8FAFC", mar = c(4, 4, 3, 1))
plot(gam_fit, shade = TRUE, shade.col = adjustcolor("#2563EB", 0.2),
     col = "#2563EB", lwd = 2, main = "", cex.lab = 1.1)
par(mfrow = c(1, 1))
## ---- chunk 25
#| label: fig-concept-chain
#| fig-cap: "知识逻辑链：每一步都由上一步的问题驱动 | Logikkette: Jeder Schritt durch ein Problem motiviert"
#| fig-width: 12
#| fig-height: 7.5

par(bg = "#F8FAFC", mar = c(0.5, 0.5, 2.5, 0.5))
plot(NULL, xlim = c(0, 12), ylim = c(0, 8), axes = FALSE, xlab = "", ylab = "")
title("概念逻辑链 | Logikkette der Konzepte", cex.main = 1.4, col.main = "#1E293B")

# 节点位置
nx <- c(2, 2, 5, 5, 5, 8.5, 8.5, 11)
ny <- c(7, 5.5, 7, 5.5, 4, 7, 5.5, 5.5)

labels <- c("插值问题\n无穷多解", "基表示\n线性方程组",
            "多项式基\n条件数爆炸", "正交基\nRunge现象", "样条\nB样条基",
            "光滑化\n偏差-方差", "惩罚光滑\nP样条/GAM", "多维扩展\n维数诅咒→GAM")
fills <- c("#DBEAFE","#FEF3C7","#FEE2E2","#FCE7F3","#E0E7FF","#D1FAE5","#F0FDF4","#FDF2F8")
borders_c <- c("#2563EB","#D97706","#DC2626","#DB2777","#6366F1","#16A34A","#15803D","#DB2777")

w <- 1.2; h <- 0.65
for (i in 1:8) {
  rect(nx[i]-w, ny[i]-h, nx[i]+w, ny[i]+h, col = fills[i], border = borders_c[i], lwd = 2)
  text(nx[i], ny[i], labels[i], cex = 0.7, font = 2, col = "#1E293B")
}

# 箭头
arr <- function(from, to, label = "", label_pos = "above") {
  dx <- nx[to] - nx[from]; dy <- ny[to] - ny[from]
  len <- sqrt(dx^2 + dy^2)
  x0 <- nx[from] + dx/len * w; y0 <- ny[from] + dy/len * h * 0.8
  x1 <- nx[to] - dx/len * w;   y1 <- ny[to] - dy/len * h * 0.8
  arrows(x0, y0, x1, y1, col = "#64748B", lwd = 1.8, length = 0.1)
  if (nchar(label) > 0) {
    mx <- (x0+x1)/2; my <- (y0+y1)/2
    off <- if (label_pos == "above") 0.25 else -0.25
    text(mx, my + off, label, col = "#EA580C", cex = 0.6, font = 3)
  }
}

arr(1, 2, "如何限制解空间?")
arr(2, 3, "最简单的基")
arr(3, 4, "换正交基")
arr(4, 5, "分段代替全局")
arr(2, 5, "")
arr(5, 6, "数据有噪声!")
arr(6, 7, "惩罚代替选K")
arr(7, 8, "推广到高维")

# 底部注释
text(6, 0.8, "每一步都是被「上一步的局限」逼出来的！",
     col = "#DC2626", cex = 1, font = 2)
text(6, 0.3, "Jeder Schritt wird durch die Grenzen des vorherigen Schritts motiviert!",
     col = "#64748B", cex = 0.75, font = 3)
